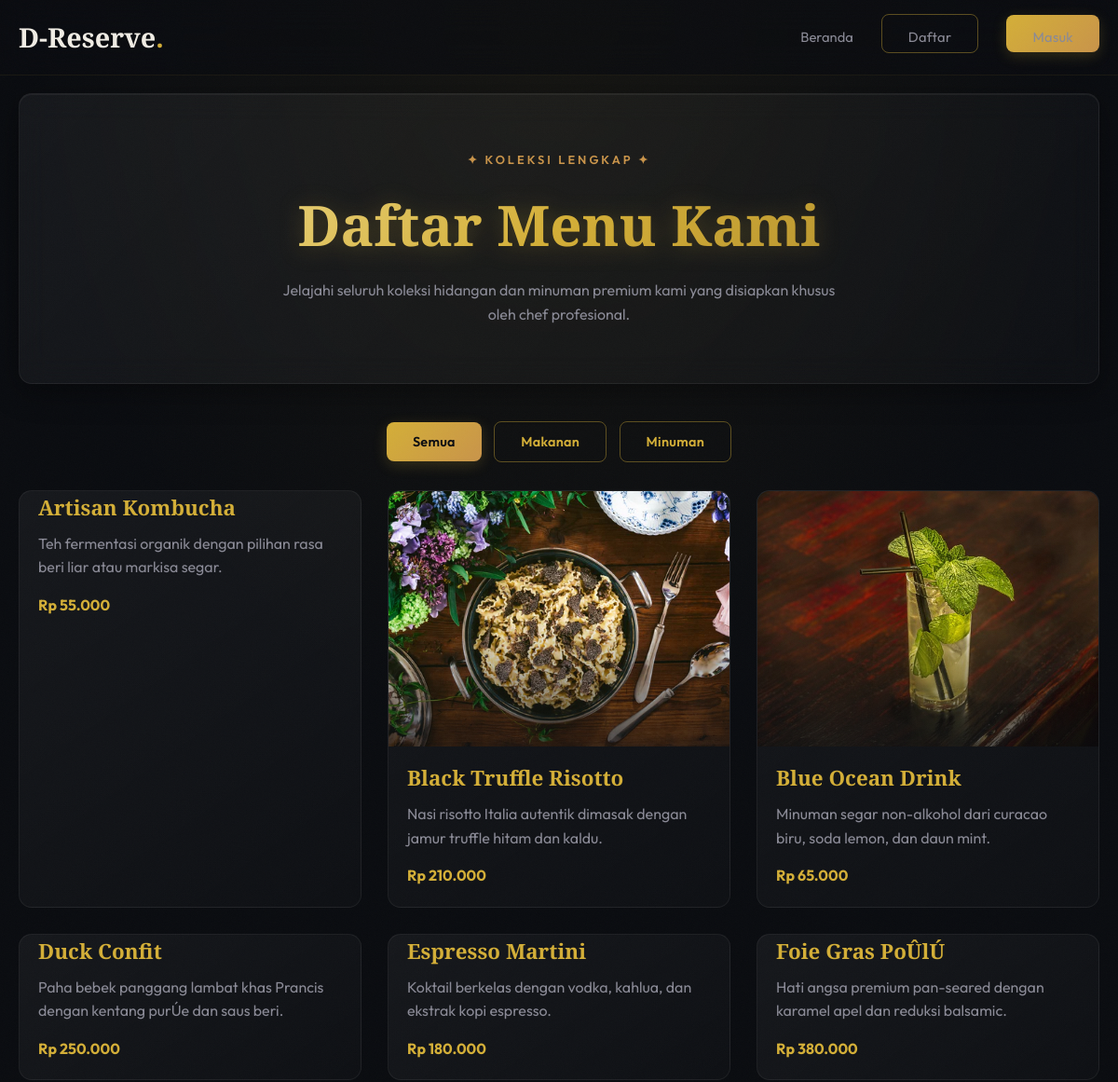
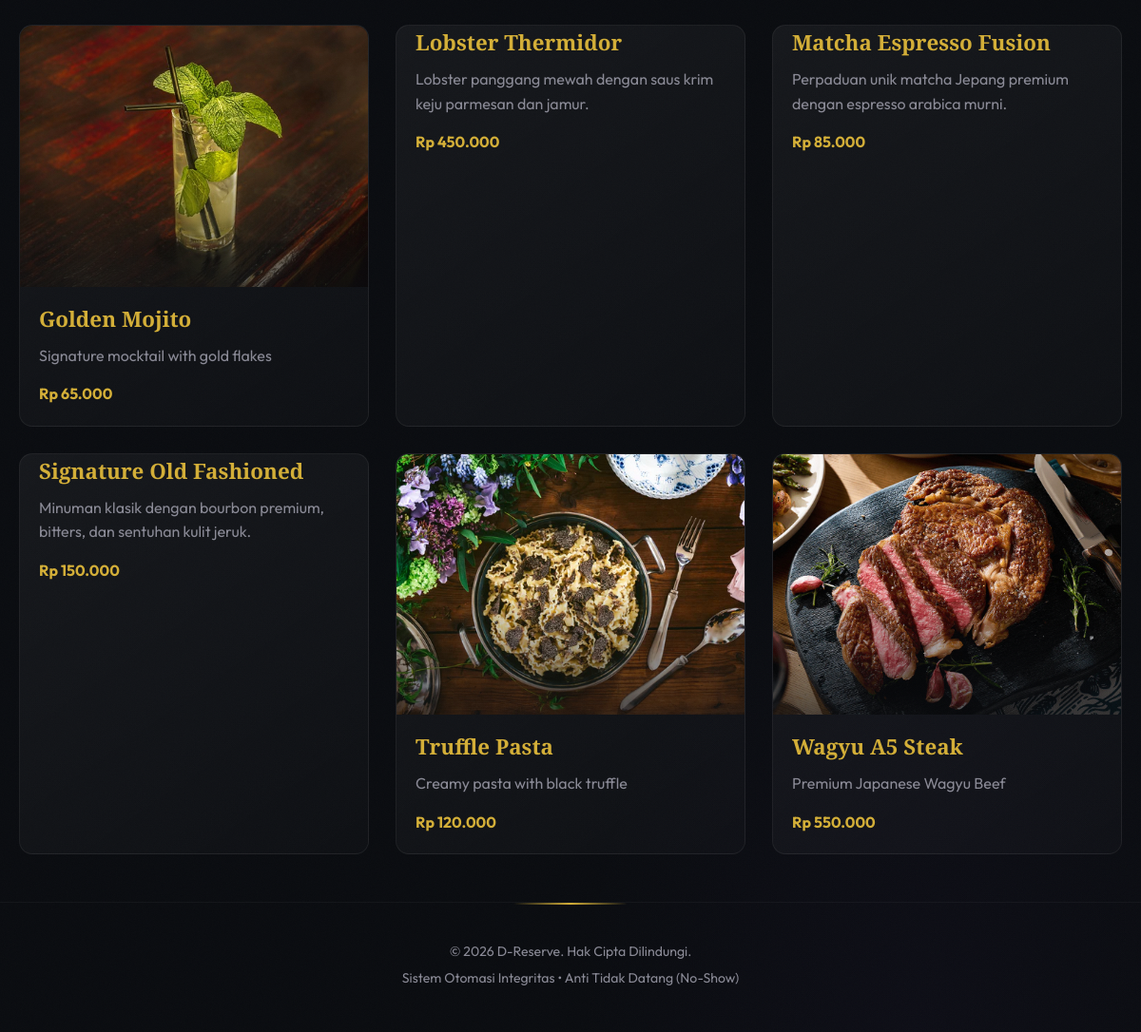
Page /public/index.php?action=menus on the committed database (2 pictures, top to bottom).
### tables this page shows
CREATE TABLE `menus` (
  `id` int(11) NOT NULL,
  `name` varchar(100) NOT NULL,
  `description` text DEFAULT NULL,
  `price` decimal(10,2) NOT NULL,
  `image_url` varchar(255) DEFAULT NULL,
  `is_available` tinyint(1) DEFAULT 1,
  `category` enum('makanan','minuman') NOT NULL DEFAULT 'makanan'
);

### views/menus.php (the view, shortened to what this page needs)
<?php
require_once '../views/layout/header.php';
$db = new Database();
$conn = $db->getConnection();
$stmt = $conn->prepare("SELECT * FROM menus WHERE is_available = 1 ORDER BY name ASC");
$stmt->execute();
$allMenus = $stmt->fetchAll(PDO::FETCH_ASSOC);
?>
<section class="glass-panel" style="text-align: center; padding: 60px 20px; margin-bottom: 40px;">
    <p class="section-sub" style="margin-bottom:12px;">✦ Koleksi Lengkap ✦</p>
    <h1 style="margin-bottom: 10px;">Daftar Menu Kami</h1>
    <p style="max-width: 600px; margin: 0 auto;">Jelajahi seluruh koleksi hidangan dan minuman premium kami yang disiapkan khusus oleh chef profesional.</p>
</section>
<section>
    <div class="menu-filters" style="text-align: center; margin-bottom: 30px;">
        <button class="btn btn-primary filter-btn is-active" data-filter="all" style="margin: 0 5px; min-width: 100px;">Semua</button>
        <button class="btn btn-outline filter-btn" data-filter="makanan" style="margin: 0 5px; min-width: 100px;">Makanan</button>
        <button class="btn btn-outline filter-btn" data-filter="minuman" style="margin: 0 5px; min-width: 100px;">Minuman</button>
    </div>
    <div class="grid">
        <?php foreach($allMenus as $menu): ?>
        <?php
            $imgSrc = !empty($menu['image_url']) ? '/D-Reserve/public/' . ltrim($menu['image_url'], '/') : null;
            if (!$imgSrc || !file_exists($_SERVER['DOCUMENT_ROOT'] . $imgSrc)) {
                $nameLower = strtolower($menu['name']);
                if (str_contains($nameLower, 'wagyu') || str_contains($nameLower, 'steak')) $imgSrc = '/D-Reserve/public/img/wagyua5.webp';
                elseif (str_contains($nameLower, 'pasta') || str_contains($nameLower, 'truffle')) $imgSrc = '/D-Reserve/public/img/trufflepasta.webp';
                elseif (str_contains($nameLower, 'mojito') || str_contains($nameLower, 'drink')) $imgSrc = '/D-Reserve/public/img/Mojito.jpg';
                else $imgSrc = null;
            }
        ?>
        <div class="item-card" data-category="<?= htmlspecialchars($menu['category'] ?? 'makanan') ?>">
            <?php if($imgSrc): ?>
            <div class="img-zoom-wrap">
                <img src="<?= htmlspecialchars($imgSrc) ?>" alt="<?= htmlspecialchars($menu['name']) ?>">
            </div>
            <?php endif; ?>
            <h3><?= htmlspecialchars($menu['name']) ?></h3>
            <p><?= htmlspecialchars($menu['description']) ?></p>
            <p style="color: var(--primary-color); font-weight: bold;">Rp <?= number_format($menu['price'], 0, ',', '.') ?></p>
        </div>
        <?php endforeach; ?>
    </div>
</section>
<?php require_once '../views/layout/footer.php'; ?>

### public/css/style.css (style rules this page uses)
:root { --bg-color: #0a0c10; --bg-surface: #12141a; --surface-color: rgba(255, 255, 255, 0.04); --surface-hover: rgba(255, 255, 255, 0.08); --primary-color: #d4af37; --primary-hover: #e8c84a; --primary-glow: rgba(212, 175, 55, 0.25); --accent-warm: #c9944a; --text-main: #f0ece4; --text-muted: #8a8a96; --danger: #e74c3c; --success: #2ecc71; --radius-sm: 8px; --radius-md: 14px; --radius-lg: 20px; --font-sans: 'Outfit', sans-serif; --font-serif: 'Playfair Display', serif; }
* { margin: 0; padding: 0; box-sizing: border-box; }
body { background-color: var(--bg-color); background-image: radial-gradient(ellipse 80% 60% at 50% 0%, rgba(212,175,55,0.06) 0%, transparent 60%), radial-gradient(ellipse 60% 50% at 80% 100%, rgba(100,60,180,0.04) 0%, transparent 50%); color: var(--text-main); font-family: var(--font-sans); line-height: 1.6; min-height: 100vh; display: flex; flex-direction: column; }
body::before { content: ''; position: fixed; inset: 0; z-index: 9998; pointer-events: none; opacity: 0.025; background-repeat: repeat; background-size: 200px; }
h1, h2, h3 { font-family: var(--font-serif); font-weight: 600; color: var(--primary-color); }
h1 { font-size: clamp(2.4rem, 5vw, 3.8rem); margin-bottom: 20px; background: linear-gradient(135deg, #f5e6a3, #d4af37, #a8842a); -webkit-background-clip: text; -webkit-text-fill-color: transparent; background-clip: text; filter: drop-shadow(0 2px 12px rgba(212,175,55,0.25)); }
p { color: var(--text-muted); margin-bottom: 15px; }
.section-sub { text-align: center; font-size: 0.8rem; text-transform: uppercase; letter-spacing: 3px; color: var(--accent-warm); margin-bottom: 8px; font-weight: 600; }
.btn { padding: 12px 28px; border-radius: var(--radius-sm); cursor: pointer; font-family: var(--font-sans); font-weight: 600; font-size: 0.9rem; text-decoration: none; transition: all 0.35s cubic-bezier(0.16, 1, 0.3, 1); border: none; display: inline-block; position: relative; overflow: hidden; letter-spacing: 0.02em; }
.btn-primary { background: linear-gradient(135deg, #d4af37, #c9944a); color: #0a0c10; box-shadow: 0 4px 15px rgba(212,175,55,0.2); }
.btn-primary::before { content: ''; position: absolute; top: 0; left: -100%; width: 100%; height: 100%; background: linear-gradient(90deg, transparent, rgba(255,255,255,0.25), transparent); transition: left 0.5s ease; }
.btn-outline { background: transparent; border: 1px solid rgba(212,175,55,0.4); color: var(--primary-color); }
.glass-panel { background: linear-gradient(135deg, rgba(255,255,255,0.05), rgba(255,255,255,0.02)); border: 1px solid rgba(255,255,255,0.06); border-radius: var(--radius-md); padding: 30px; backdrop-filter: blur(16px); -webkit-backdrop-filter: blur(16px); box-shadow: 0 8px 32px rgba(0,0,0,0.4), inset 0 1px 0 rgba(255,255,255,0.05); transition: transform 0.4s cubic-bezier(0.16,1,0.3,1), box-shadow 0.4s ease; animation: fadeUp 0.6s cubic-bezier(0.16, 1, 0.3, 1) forwards; }
.grid { display: grid; grid-template-columns: repeat(3, 1fr); gap: 28px; margin-top: 30px; perspective: 1000px; }
.item-card { background: linear-gradient(145deg, rgba(255,255,255,0.05), rgba(255,255,255,0.02)); border: 1px solid rgba(255,255,255,0.06); border-radius: var(--radius-md); padding: 0; overflow: hidden; transition: all 0.45s cubic-bezier(0.16, 1, 0.3, 1); text-align: left; opacity: 0; animation: fadeUp 0.6s cubic-bezier(0.16, 1, 0.3, 1) forwards; position: relative; }
.item-card:nth-child(1) { animation-delay: 0.1s; }
.item-card:nth-child(2) { animation-delay: 0.2s; }
.item-card:nth-child(3) { animation-delay: 0.3s; }
.item-card:nth-child(4) { animation-delay: 0.4s; }
.item-card h3 { margin: 0 20px 8px; font-size: 1.4rem; }
.item-card p { margin-left: 20px; margin-right: 20px; }
.item-card p:last-child { margin-bottom: 20px; }
.img-zoom-wrap { width: 100%; aspect-ratio: 4 / 3; border-radius: 0; overflow: hidden; margin-bottom: 16px; position: relative; }
.img-zoom-wrap::after { content: ''; position: absolute; bottom: 0; left: 0; right: 0; height: 50%; background: linear-gradient(to top, rgba(10,12,16,0.7), transparent); pointer-events: none; }
.img-zoom-wrap img { width: 100%; height: 100%; object-fit: cover; display: block; transition: transform 0.6s cubic-bezier(0.25, 0.46, 0.45, 0.94); }

### rows in the picture
menus: name "Artisan Kombucha", description "Teh fermentasi organik dengan pilihan rasa beri liar atau markisa segar.", price "55.000"
menus: name "Black Truffle Risotto", description "Nasi risotto Italia autentik dimasak dengan jamur truffle hitam dan kaldu.", price "210.000"
menus: name "Blue Ocean Drink", description "Minuman segar non-alkohol dari curacao biru, soda lemon, dan daun mint.", price "65.000"
menus: name "Duck Confit", description "Paha bebek panggang lambat khas Prancis dengan kentang purÚe dan saus beri.", price "250.000"
menus: name "Espresso Martini", description "Koktail berkelas dengan vodka, kahlua, dan ekstrak kopi espresso.", price "180.000"
menus: name "Foie Gras PoÛlÚ", description "Hati angsa premium pan-seared dengan karamel apel dan reduksi balsamic.", price "380.000"
menus: name "Golden Mojito", description "Signature mocktail with gold flakes", price "65.000"
menus: name "Lobster Thermidor", description "Lobster panggang mewah dengan saus krim keju parmesan dan jamur.", price "450.000"
menus: name "Matcha Espresso Fusion", description "Perpaduan unik matcha Jepang premium dengan espresso arabica murni.", price "85.000"
menus: name "Signature Old Fashioned", description "Minuman klasik dengan bourbon premium, bitters, dan sentuhan kulit jeruk.", price "150.000"
menus: name "Truffle Pasta", description "Creamy pasta with black truffle", price "120.000"
menus: shows a picture, name "Wagyu A5 Steak", description "Premium Japanese Wagyu Beef", price "550.000"
